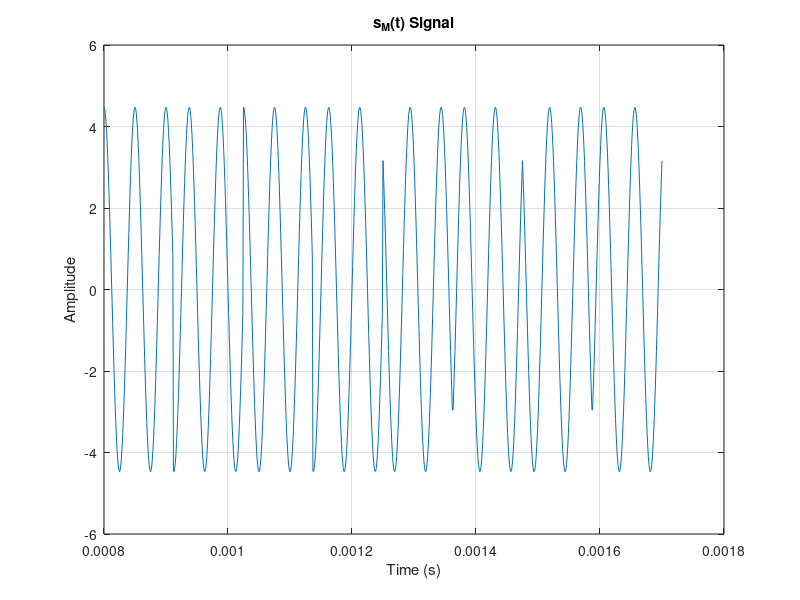

Reproduce this figure in MATLAB.
% Basic parameters
Ac = sqrt(20);                   % Carrier amplitude
fc = 20000;                      % Carrier frequency (Hz)
omega_c = 2 * pi * fc;           % Angular frequency
theta_0 = 0;                     % Initial carrier phase
symbol_duration = 0.0001;        % Duration of each symbol (10 kHz symbol rate)
t = 0.0008:0.000001:0.0017;      % Time vector (1 microsecond sampling)

% Gray code mapping
gray_codes = ["000", "001", "011", "010", "110", "111", "101", "100"];

% Complex values for 8PSK
complex_symbols = [1 + 1j*0, ...
                   sqrt(2)/2 + 1j*sqrt(2)/2, ...
                   0 + 1j*1, ...
                   -sqrt(2)/2 + 1j*sqrt(2)/2, ...
                   -1 + 1j*0, ...
                   -sqrt(2)/2 - 1j*sqrt(2)/2, ...
                   0 - 1j*1, ...
                   sqrt(2)/2 - 1j*sqrt(2)/2];

% Predefined symbol sequence (corresponds to indices in gray_codes)
symbol_sequence = [1, 3, 5, 7, 2, 4, 6, 8];

% Generate the modulated signal
s_M_t = zeros(1, length(t));

for i = 1:length(t)
    % Determine current symbol based on time index
    symbol_index = symbol_sequence(ceil(i / (length(t)/length(symbol_sequence))));
    
    % a_n and b_n for the current symbol
    an = real(complex_symbols(symbol_index));
    bn = imag(complex_symbols(symbol_index));
    
    % Calculate s_M(t)
    s_M_t(i) = an * Ac * cos(omega_c * t(i) + theta_0) - bn * Ac * sin(omega_c * t(i) + theta_0);
end

% Plot the modulated signal
plot(t, s_M_t);
title('s_M(t) Signal');
xlabel('Time (s)');
ylabel('Amplitude');
grid on;
